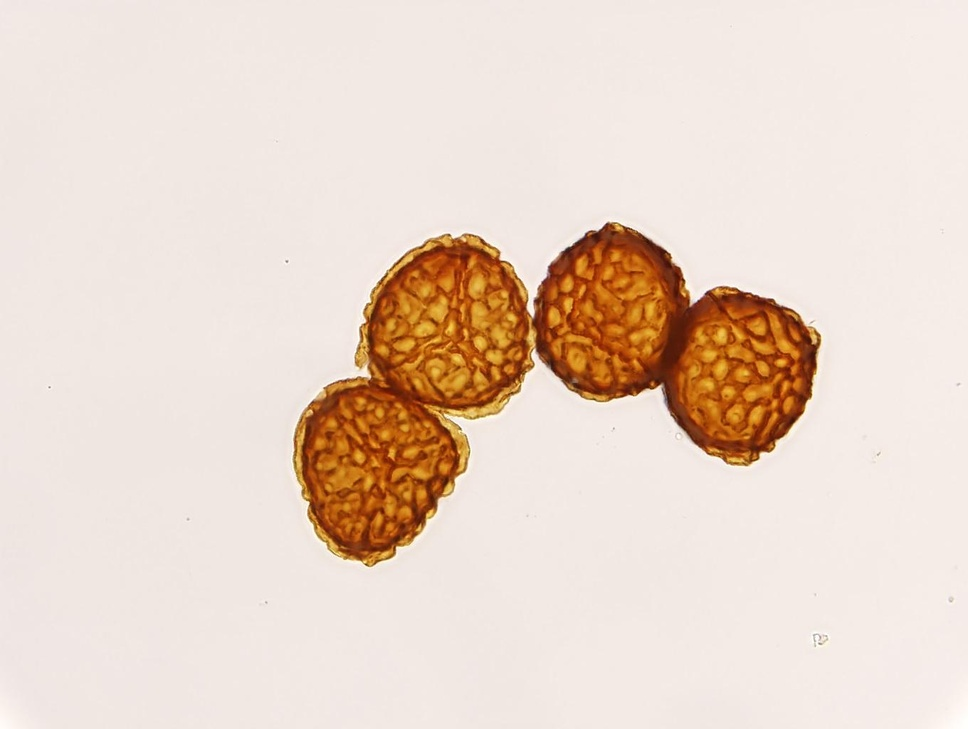
#> input picture imgs/set_1/ABry_201_Riccia_bifurca_Spore_04.jpg, 968 x 729 px, shrunk from 1360 x 1024 before the run
$ python -i utils.py   (imports and definitions only)
#> lines starting #> are read from the running program, lines starting #| are printed output that depends on the picture
#> further down, picture is the input picture: shape (729, 968, 3); mean B, G, R 201.9, 214.5, 232.7
#!/usr/bin/env python3

"""
Script Name: utils.py
Author: Stefan Herdy
Date: 15.06.2023
Description:
This is a code implementation of Facebooks "Segment Anything Model"
A sample script how to utilize the Segment Anything Model to automatically segment microscopy images of spores

Usage:
-  Download the desired Segment Anything Models from the original GitHub page:
   https://github.com/facebookresearch/segment-anything
-  This script contains helper functions for sam.py
"""
import numpy as np
import cv2
import matplotlib.pyplot as plt

def remove_scale(image, show = False):
    #image = cv2.imread(image_path)
    #im_gray = cv2.imread(image_path, cv2.IMREAD_GRAYSCALE)
    # load gray image
#> called with show = False
    im_gray = cv2.cvtColor(image, cv2.COLOR_BGR2GRAY)
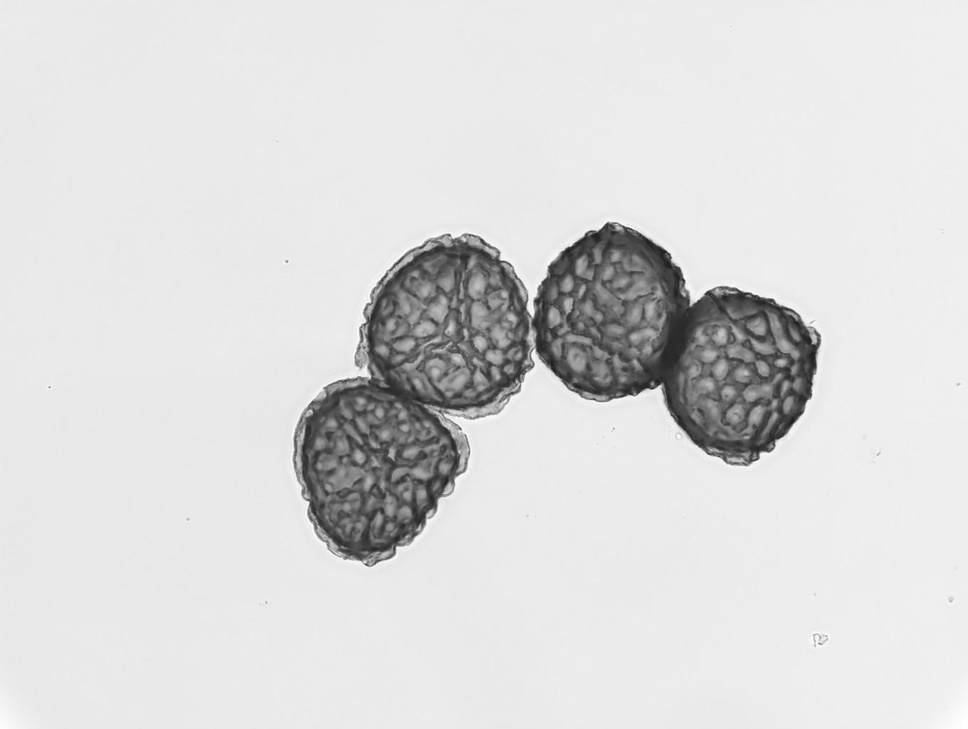
#> im_gray: shape (729, 968); min 24, max 255, mean 218.4
    thresh = 15
    # define kernel for dilation
    kernel = np.ones((5, 5), np.uint8)
    mask = cv2.threshold(im_gray, thresh, 255, cv2.THRESH_BINARY_INV)
    mask = cv2.dilate(mask[1], kernel, iterations=7)
#> mask: shape (729, 968); every value is 0
    image[mask == 255] = [255,255,255]
    mask = cv2.cvtColor(mask, cv2.COLOR_GRAY2BGR)
#> mask: shape (729, 968, 3); every value is 0
    numpy_horizontal = np.hstack((image, mask))
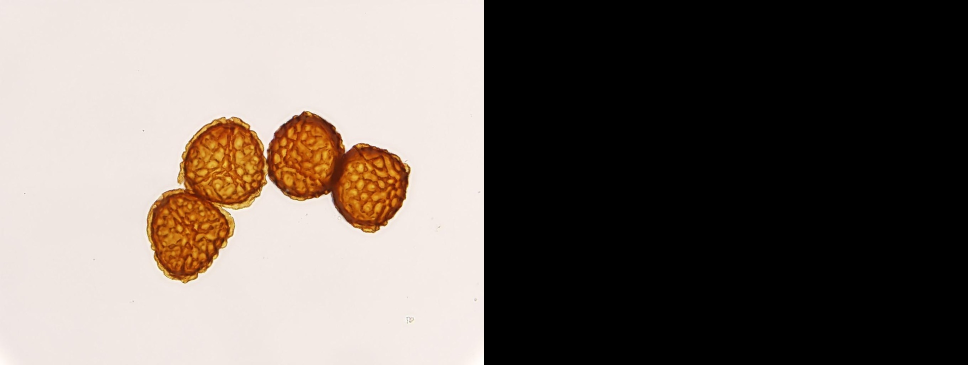
#> numpy_horizontal: shape (729, 1936, 3) (shown at 1/2 size); mean B, G, R 101, 107.3, 116.3
    if show == True:
        cv2.imshow('Image w/o Scale',numpy_horizontal)
        cv2.waitKey(0)
        cv2.destroyAllWindows()
    return image

# __name__ == "__main__"
    # just for tests, remove_scale('C:/Users/stefa/Desktop/repos/use-segment-anything-model-to-autosegment-microscope-images/riccia_imgs_selected/Riccia beyrichiana/ABry_531_Riccia_beyrichiana_proximal_rem31.png')

>>> import cv2
>>> picture = cv2.imread('imgs/set_1/ABry_201_Riccia_bifurca_Spore_04.jpg')
>>> result = remove_scale(picture)

$ run again, on imgs/set_1/ABry_201_Riccia_bifurca_Spore_06.jpg
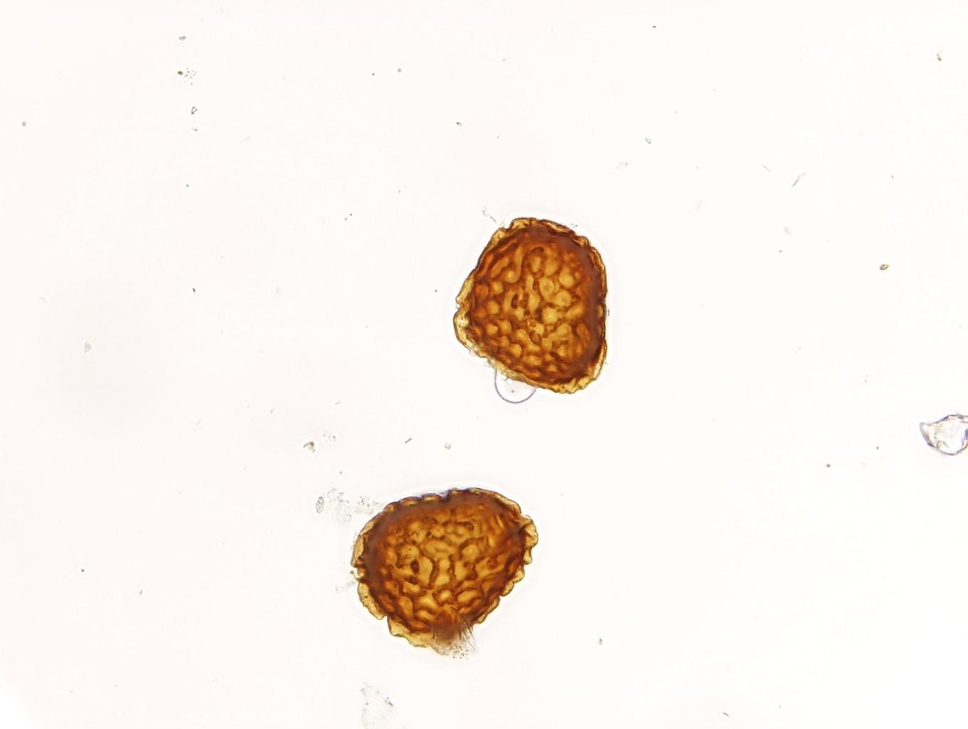
#> input picture imgs/set_1/ABry_201_Riccia_bifurca_Spore_06.jpg, 968 x 729 px, shrunk from 1360 x 1024 before the run
#> picture is the input picture: shape (729, 968, 3); mean B, G, R 235.1, 241.3, 248.7
#> in remove_scale, `im_gray = cv2.cvtColor(image, cv2.COLOR_BGR2GRAY)`:
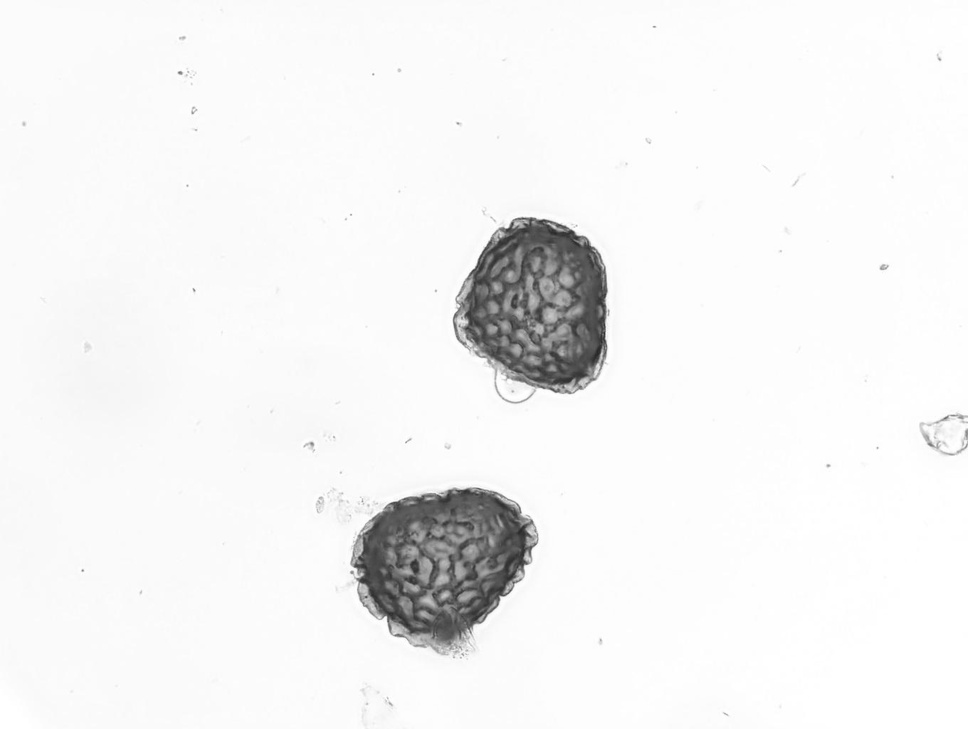
#> im_gray: shape (729, 968); min 39, max 255, mean 242.9
#> in remove_scale, `numpy_horizontal = np.hstack((image, mask))`:
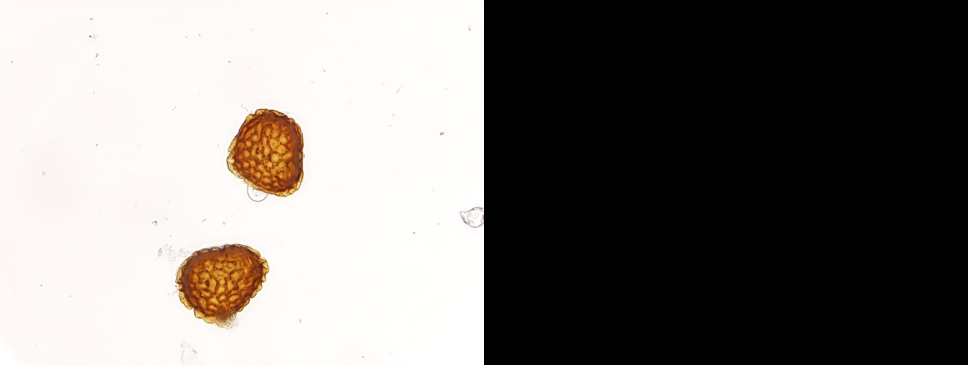
#> numpy_horizontal: shape (729, 1936, 3) (shown at 1/2 size); mean B, G, R 117.5, 120.7, 124.3

$ run again, on imgs/set_1/ABry_203_Riccia_bifurca_Spore_01.jpg
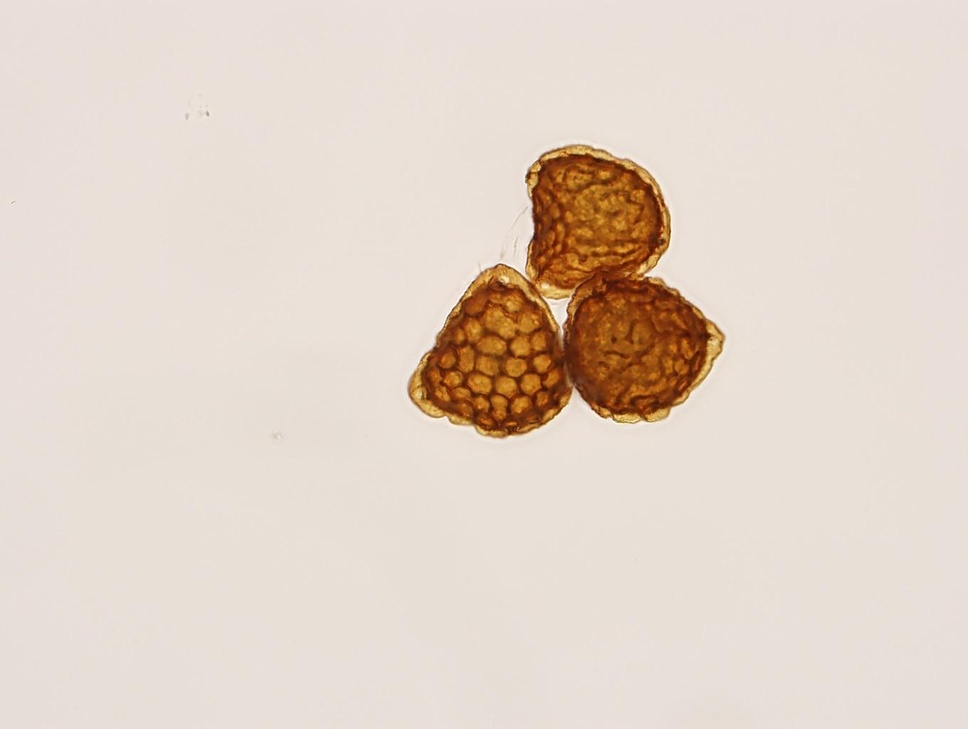
#> input picture imgs/set_1/ABry_203_Riccia_bifurca_Spore_01.jpg, 968 x 729 px, shrunk from 1360 x 1024 before the run
#> picture is the input picture: shape (729, 968, 3); mean B, G, R 200.9, 212.2, 226.4
#> in remove_scale, `im_gray = cv2.cvtColor(image, cv2.COLOR_BGR2GRAY)`:
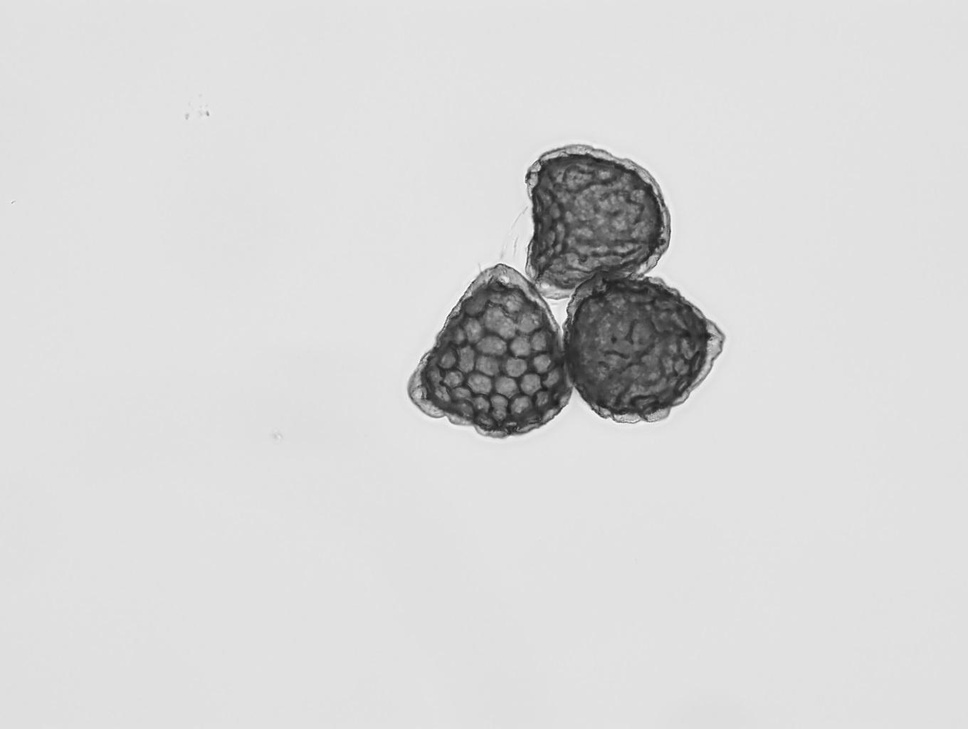
#> im_gray: shape (729, 968); min 28, max 253, mean 215.3
#> in remove_scale, `numpy_horizontal = np.hstack((image, mask))`:
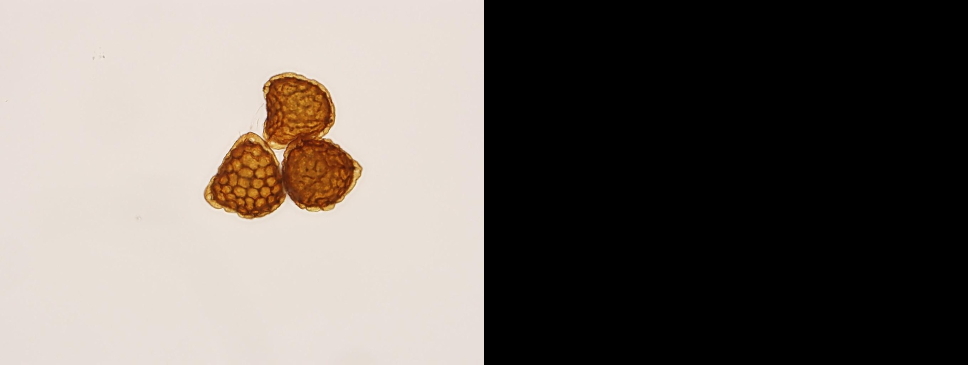
#> numpy_horizontal: shape (729, 1936, 3) (shown at 1/2 size); mean B, G, R 100.5, 106.1, 113.2

$ run again, on imgs/set_1/ABry_215_Riccia_bifurca_Sporen_02.jpg
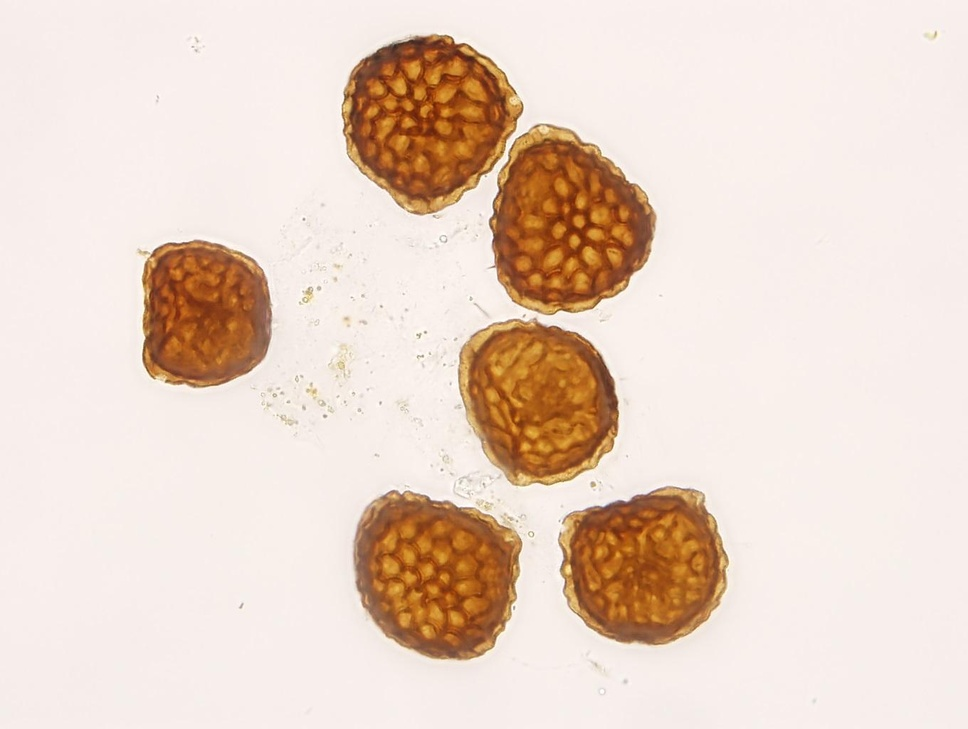
#> input picture imgs/set_1/ABry_215_Riccia_bifurca_Sporen_02.jpg, 968 x 729 px, shrunk from 1360 x 1024 before the run
#> picture is the input picture: shape (729, 968, 3); mean B, G, R 200.2, 212.9, 232.9
#> in remove_scale, `im_gray = cv2.cvtColor(image, cv2.COLOR_BGR2GRAY)`:
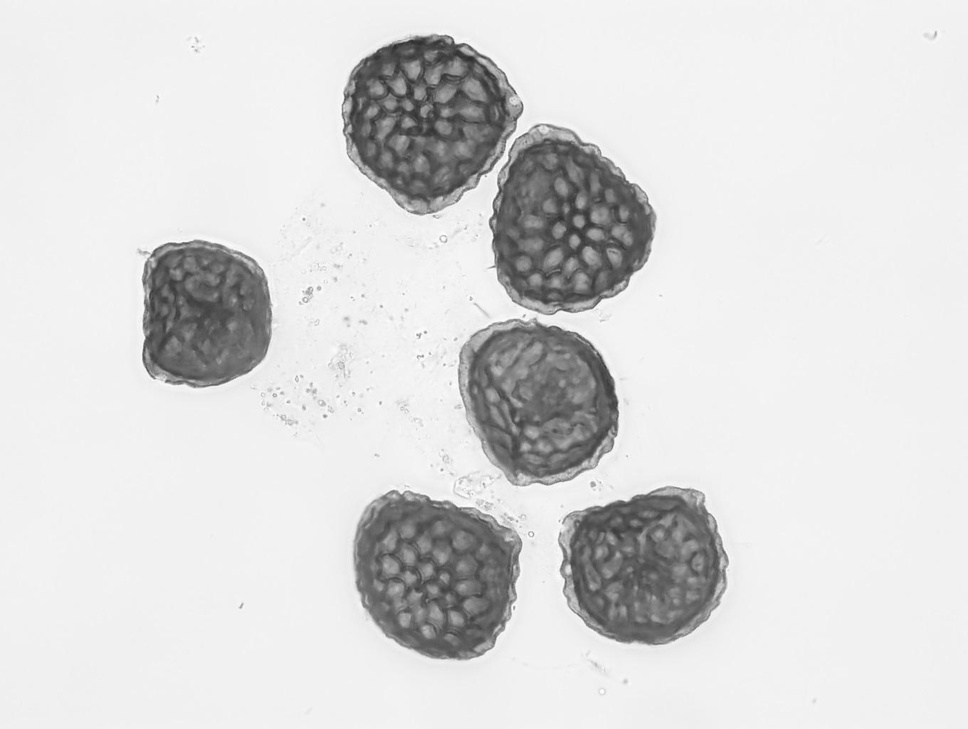
#> im_gray: shape (729, 968); min 45, max 254, mean 217.5
#> in remove_scale, `numpy_horizontal = np.hstack((image, mask))`:
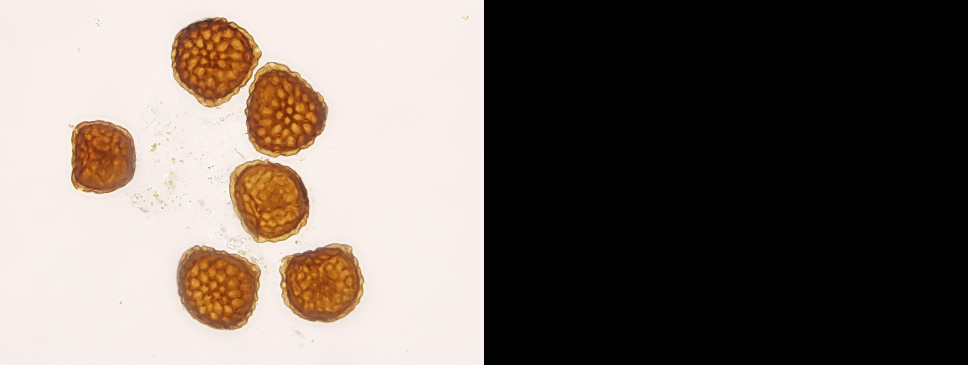
#> numpy_horizontal: shape (729, 1936, 3) (shown at 1/2 size); mean B, G, R 100.1, 106.5, 116.5
